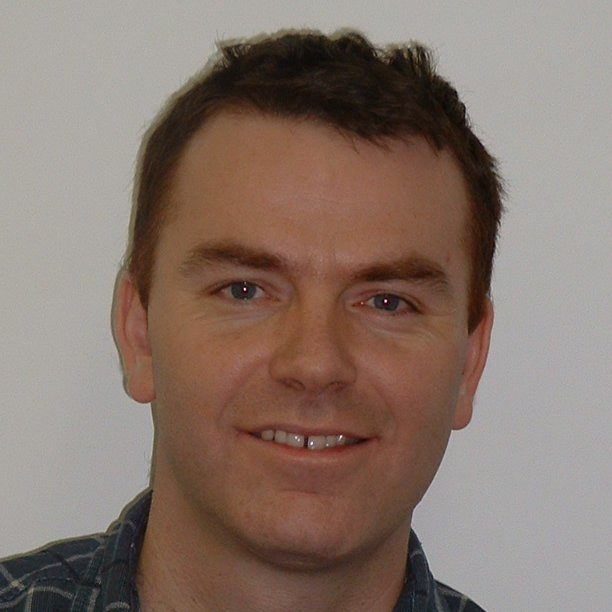
#> input picture src/gabor2_612x612.jpg, 612 x 612 px; its folder holds 5 pictures in this run
$ python thumbnail-programming-bootcamp.py
#> lines starting #> are read from the running program, lines starting #| are printed output that depends on the picture
#> in create_thumbnail, `img = Image.new('RGB', (width, height), color=background_color)`: img: PIL image 1280x720 RGB; every value is 221
### bin/mypil.py
import os
from PIL import Image, ImageDraw, ImageFont
from copy import deepcopy

root = os.path.dirname(os.path.dirname(__file__))

def heb(txt):
    rev = txt[::-1]
    return rev

def add_text(draw, text, xy, size, rtl=False, fill=(0, 0, 0)):
    font = ImageFont.truetype('Pillow/Tests/fonts/FreeSansBold.ttf', size)
    my_text = heb(text) if rtl else text
    width, height = font.getsize(my_text)
    xy = deepcopy(xy)
    if xy[0] == 'center':
        #exit(dir(draw))
        size = draw.im.size
        xy = ( (size[0]-width)/2, xy[1])
    xy = (xy[0]-width if rtl else xy[0], xy[1])
    draw.text(
        text = my_text,
        xy   = xy,
        fill = fill,
        font = font,
    )

# [22 lines left out: function add_date, not called in this run]

def embed_image(img, filename, box, size=None, mask=False):
#> called with filename = 'gabor2_612x612.jpg', box = (920, 360), size = (350, 350), mask = False
    emb_img_path = os.path.join(root, 'src', filename)
    emb_img = Image.open(emb_img_path, 'r')
#> emb_img is the input picture: PIL image 612x612 RGB; mean R, G, B 135.1, 117.5, 107.8
    #size = (emb_img.size[0] / 2, emb_img.size[1] / 2)
    if size:
        emb_img.thumbnail(size)
#> emb_img: PIL image 350x350 RGB
    if mask:
       img.paste(emb_img, box=box, mask=emb_img)
    else:
       img.paste(emb_img, box=box)
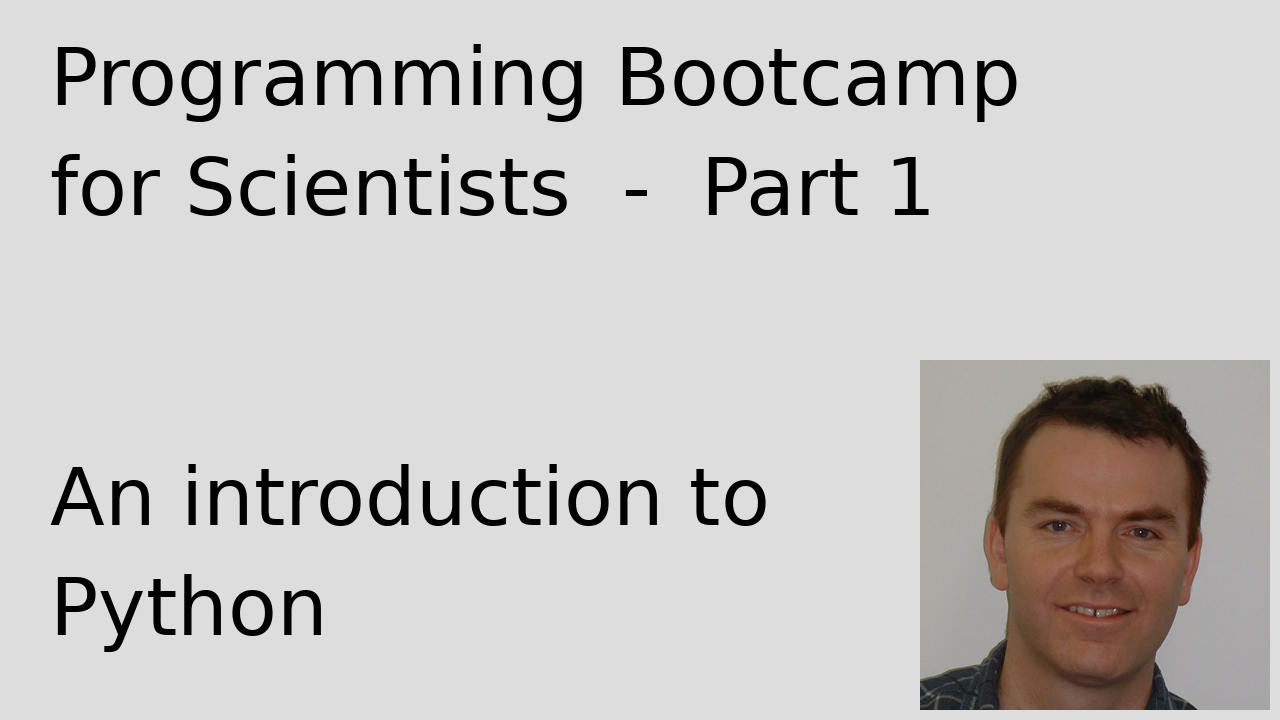
#> img: PIL image 1280x720 RGB; mean R, G, B 199, 196.6, 195.4

### bin/thumbnail-programming-bootcamp.py
import os
import sys
from PIL import Image, ImageDraw, ImageFont
from mypil import add_text, add_date, embed_image


width  = 1280
height = 720

# background_color = '#eb8634'
#background_color = '#ebb434'
background_color = '#DDDDDD'

root = os.path.dirname(os.path.dirname(__file__))
#print(root)

def main():
    if len(sys.argv) == 2:
        end = int(sys.argv[1])
    else:
        end = 1

    for episode in range(1, end+1):
        create_thumbnail(episode=episode, show=(end==1))


def create_thumbnail(episode, show=False):
    png_filename = os.path.splitext(os.path.basename(__file__))[0] + f'_{episode:02n}.png'
    #print(png_filename)

    png_filepath = os.path.join(root, 'images', 'bootcamp', png_filename)
    #print(png_filepath)

    img = Image.new('RGB', (width, height), color=background_color)

    font_gabor = ImageFont.truetype('Pillow/Tests/fonts/FreeMono.ttf', 40)
    font_title = ImageFont.truetype('Pillow/Tests/fonts/FreeSansBold.ttf', 160)
    font = ImageFont.truetype('Pillow/Tests/fonts/FreeSansBold.ttf', 40)
    draw = ImageDraw.Draw(img)
    add_text(
        draw = draw,
        text = "Programming Bootcamp",
        rtl  = False,
        size = 80,
        xy   = (50, 30),
    )

    add_text(
        draw = draw,
        text = f"for Scientists  -  Part {episode}",
        rtl  = False,
        size = 80,
        xy   = (50, 140),
    )

# [7 lines of commented-out code are left out]

    add_text(
        draw = draw,
        text = f"An introduction to",
        rtl  = False,
        size = 80,
        xy   = (50, 450),
    )

    add_text(
        draw = draw,
        text = "Python",
        rtl  = False,
        size = 80,
        xy   = (50, 560),
    )


    isize = 350
    fsize = 200
    embed_image(img=img, filename='gabor2_612x612.jpg', size=(isize, isize), box=(width-isize-10, height-isize-10))
    #embed_image(img=img, filename='github-octocat.png', size=(isize, isize), box=(10, 400), mask=True)
    #embed_image(img=img, filename='covid-19.jpg', size=(isize, isize), box=(10, 10), mask=False)


    img.save(png_filepath)
    if show:
        img.show()


main()
